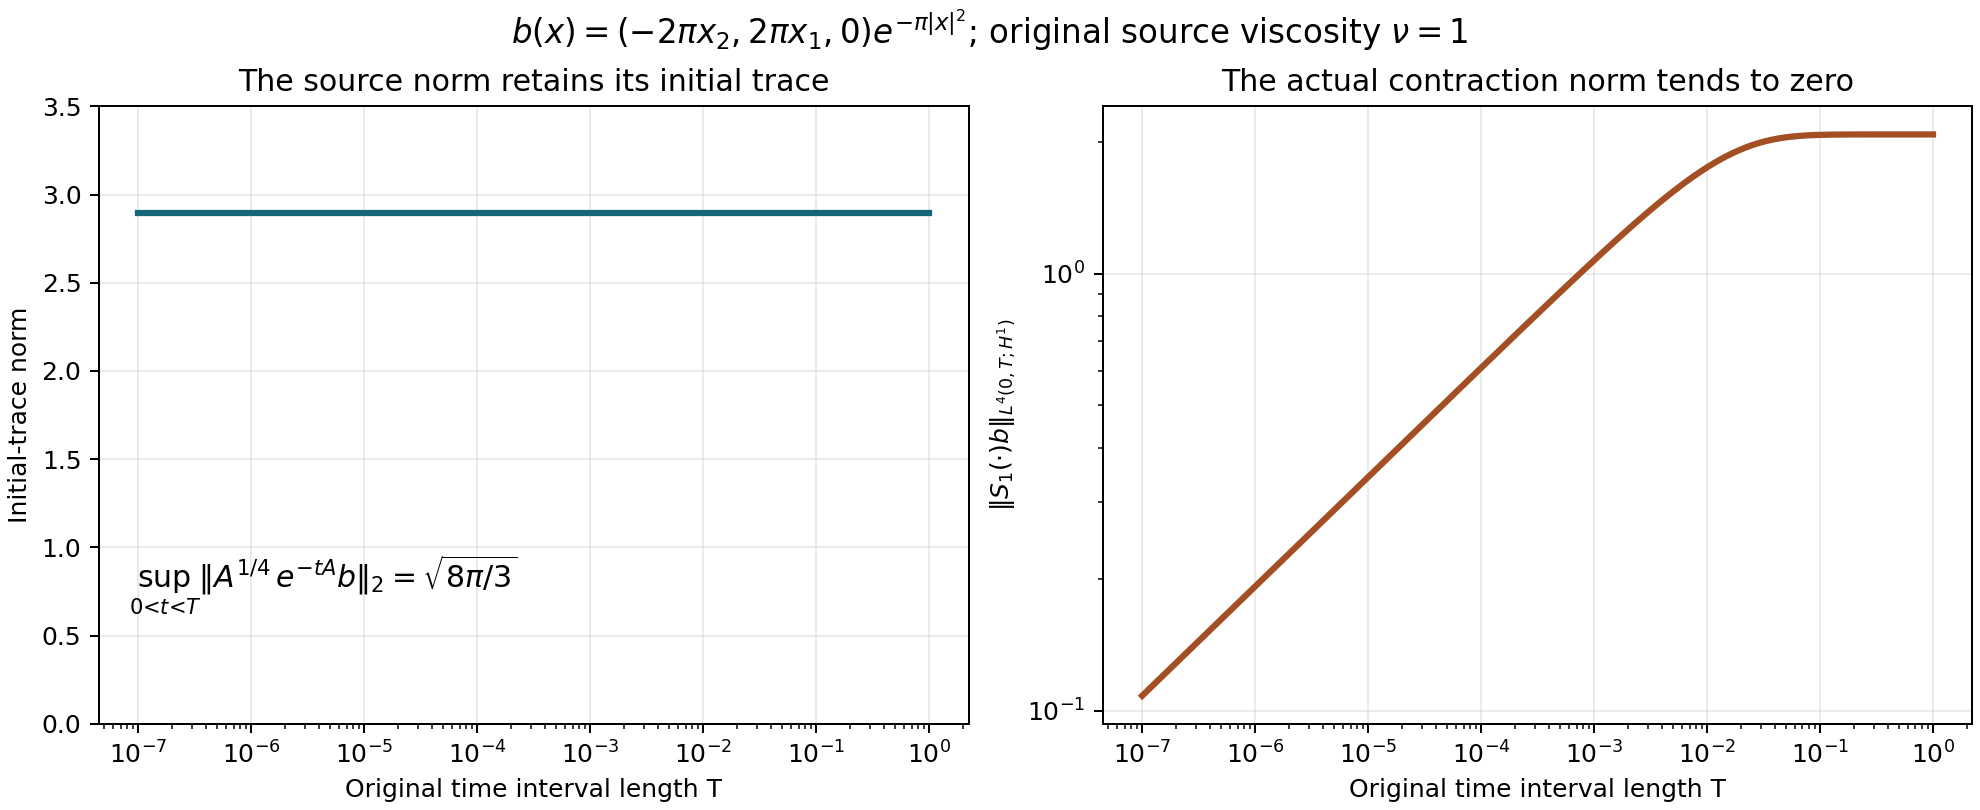

Python code for this plot:
"""Exact heat-orbit norm formulas proved in NS-FLUID-07 Exercises 4 and 5."""
from pathlib import Path
import numpy as np
import matplotlib
matplotlib.use('Agg')
import matplotlib.pyplot as plt
HERE=Path(__file__).resolve().parent
T=np.geomspace(1e-7,1,500)
nu=1.0
s=1+4*np.pi*nu*T
# expm1 retains the small-time values without subtractive cancellation.
one_minus=lambda n: -np.expm1(-n*np.log1p(4*np.pi*nu*T))
Z4=np.pi/(32*nu)*one_minus(4)+np.pi**2/(4*nu)*one_minus(5)+25*np.pi**3/(48*nu)*one_minus(6)
trace=np.sqrt(8*np.pi/3)
fig,axes=plt.subplots(1,2,figsize=(11,4.5),layout='constrained')
axes[0].semilogx(T,np.full_like(T,trace),color='#136778',lw=2.5)
axes[0].set(ylim=(0,3.5),xlabel='Original time interval length T',
            ylabel='Initial-trace norm',title='The source norm retains its initial trace')
axes[0].text(.035,.22,r'$\sup_{0<t<T}\|A^{1/4}e^{-tA}b\|_2=\sqrt{8\pi/3}$',
             transform=axes[0].transAxes,fontsize=12)
axes[1].loglog(T,Z4**.25,color='#a44e24',lw=2.5)
axes[1].set(xlabel='Original time interval length T',ylabel=r'$\|S_1(\cdot)b\|_{L^4(0,T;H^1)}$',
            title='The actual contraction norm tends to zero')
for ax in axes:
    ax.grid(True,which='major',alpha=.25)
fig.suptitle(r'$b(x)=(-2\pi x_2,2\pi x_1,0)e^{-\pi|x|^2}$; original source viscosity $\nu=1$',fontsize=13)
fig.savefig(HERE/'critical-heat-trace.png',dpi=180)
fig.savefig(HERE/'critical-heat-trace.svg')
plt.close(fig)
